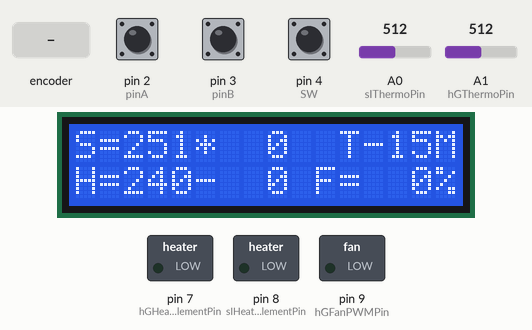
This program was run on a simulated Arduino Nano, built with avr-gcc and run on an emulated ATmega328P. Shown: 16×2 character LCD, switched loads named in the program (green lamp = pin HIGH). The test bench sets the inputs (shaded band); at power-on: pin 4 (SW) HIGH, A0 (sIThermoPin) = 512, A1 (hGThermoPin) = 512, pin 2 (pinA) HIGH, pin 3 (pinB) HIGH. What the program prints to the serial monitor is not drawn.

Above: at 1.2 s.
1.3 s: pin 4 (SW) pulled LOW for 0.15 s
At 2.5 s:
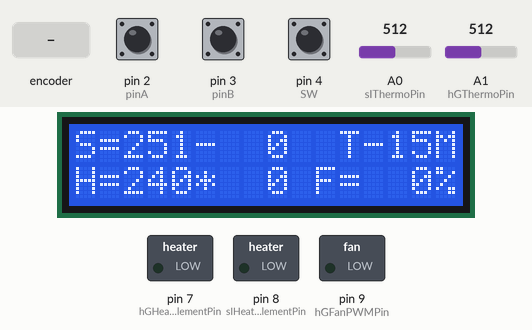
3.3 s: pin 4 (SW) pulled LOW for 1 s
At 4.5 s:
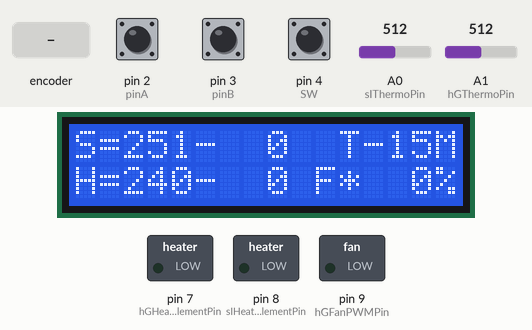
5.8 s: rotary encoder on pin 2 (pinA) / pin 3 (pinB) turned 3 steps (first pin leading)
At 7.0 s:
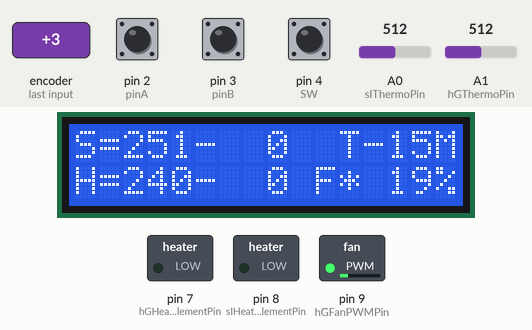
7.9 s: rotary encoder on pin 2 (pinA) / pin 3 (pinB) turned 1 step (first pin leading)
At 8.8 s:
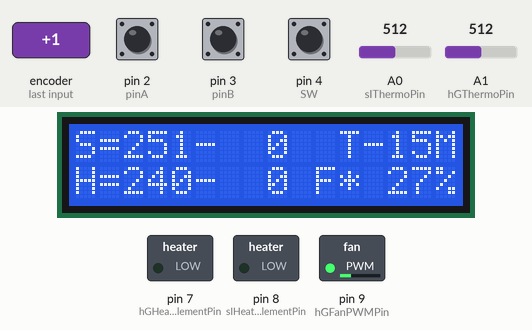
9.9 s: A0 (sIThermoPin) set to 306
At 11.9 s:
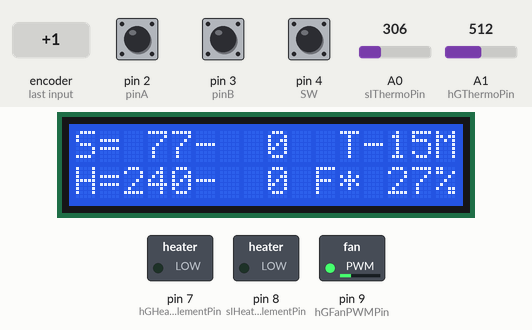
12.2 s: A1 (hGThermoPin) set to 306
At 14.0 s:
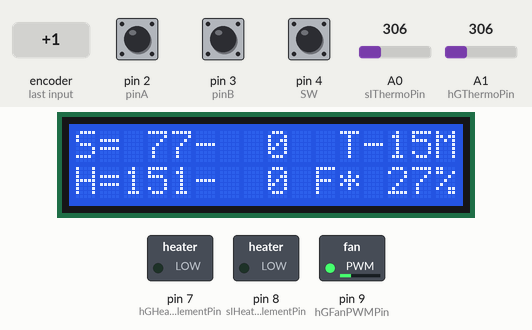
Timing chart, 0 to 15.5 s (numbered marks = the images above; inputs shaded):
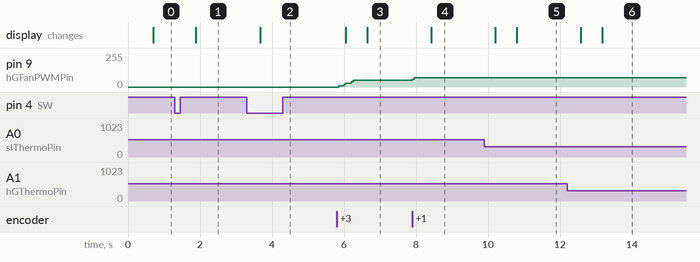

The program:

main.cpp
```cpp
// include the library code:
#include <Arduino.h>
#include <Wire.h>
#include <LiquidCrystal_I2C.h>
#include <SimpleKalmanFilter.h>
#include <EEPROM.h>

#define MAX_CONTDOWN_MINUTES            15
#define HEATGUN_TEMP_FAN_SHUTDOWN       60
#define MIN_HOT_HG_FAN_SPEED            50
#define MAX_SAFE_HOT_HG_TEMPERATURE_C   500
#define MAX_SAFE_SI_TEMPERATURE_C       500

const int PRESET_1_ADDRESS = 0X00;
const int PRESET_2_ADDRESS = 0X06;
const int PRESET_3_ADDRESS = 0X0C;

int preset_1 [3];
int preset_2 [3];
int preset_3 [3];
/*
 The circuit:
 * LCD RS pin to digital pin D12
 * LCD Enable pin to digital pin D11
 * LCD D4 pin to digital pin A5
 * LCD D5 pin to digital pin A4
 * LCD D6 pin to digital pin A3
 * LCD D7 pin to digital pin A2
 * LCD R/W pin to ground
 * LCD VSS pin to ground
 * LCD VCC pin to 5V
 * 10K potentiometer:  ends to +5V and ground and wiper to LCD VO pin (pin 3)
 */
 // initialize the library with the numbers of the interface pins
//LiquidCrystal lcd(12, 11, A5, A4, A3, A2);
LiquidCrystal_I2C lcd(0x3f,16,2);


void ISR_2();
void processDisplay(int sI_out, int hG_out);
int processTimer();
int safeHeatGunFan(int heatGunTmp, int fanSetpoint);
void alarmSound(void);

const int buzzer = 11; //buzzer to arduino pin 11

//Encoder's pins
int pinA = 2;  // Connected to D3  (Rotation)
int pinB = 3;  // Connected to D4 (Rotation)
int SW = 4; // Connected to D5 (Pressing)

const int sIThermoPin = A0;  // the analog input pin for reading an amplified voltage of the soldering iron's thermocouple
const int hGThermoPin = A1;  // the analog input pin for reading an amplified voltage of the heat gun's thermocouple
const int sIHeatingElementPin = 8; // the output pin for controlling the soldering iron's heating element
const int hGFanPWMPin = 9;  // the output pin for controlling the heat gun's fan
const int hGHeatingElementPin = 7;  // the output pin for controlling the heat gun's heating element

int sIEncoderPosCount = 0;
int prevSolderIronEncoderPos = 0;
int hGEncoderPosCount = 0;

int fanEncoderPosCount = 0;
int fan_pwm_value = 0 ;

int buttonLast=HIGH;
int buttonMenuPos=0;

int pinALast;
// int aVal;
boolean bCW;

int sIRawValue = 0;
int sIThermo = 0;
int outputValue = 0;

int hGThermo = 0;

// New Encoder variables
int counter = 0;
bool clk_State;
bool Last_State;
int last_counter = 0;
bool dt_State;
int pushed = HIGH;


const int P_coef = 4;
const int displayRedrawCount = 1000;

// Countdown timer related
unsigned long prevMillis;
int current_countdown = MAX_CONTDOWN_MINUTES * 60;


int cyclesCount = 0;
SimpleKalmanFilter kf = SimpleKalmanFilter(30, 30, 0.01);
SimpleKalmanFilter kf_HG = SimpleKalmanFilter(50, 50, 0.01);

 void setup() {
   pinMode (pinA,INPUT_PULLUP);
   pinMode (pinB,INPUT_PULLUP);
   pinMode (SW,INPUT_PULLUP);
   attachInterrupt(digitalPinToInterrupt(pinA), ISR_2, CHANGE);
   pinMode (hGHeatingElementPin,OUTPUT);
   pinMode (sIHeatingElementPin,OUTPUT);
   /* Read Pin A
   Whatever state it's in will reflect the last position
   */
   pinALast = digitalRead(pinA);
   Serial.begin (115200);
   prevMillis = millis();

  // set up the LCD's number of columns and rows:
  lcd.init();
  lcd.backlight();

  // Read presets values from the EEPROM
  // readPresets();
 }

 void loop() {

   // 2 step calib:
   // 1) {Xi set temperature, Yi temperature measured by an external device} :   linear fit  {80,48},{100,62},{160,92},{200,123},{300,197}
   // this gives us  0.672409 * x-8.56477,   [1]
   // 2) {Xi set temperature, Yi temperature measured by an external device} :  linear fit  {100,136},{150,205},{200,268},{222,300}
   // this gives us 1.33191 * x + 3.48942,  [2]
   // Let's substitute [1] into [2]:  3.48942 + 1.33191 * (0.672409 * x-8.56477)  and then let's simplify => finally we have (0.895588 * x -7.91808) , [3]
   sIThermo = analogRead(sIThermoPin); // Reads the value from the specified analog pin, ADC will map input voltages between 0V and 5V  into integer values between 0 and 1023
   sIRawValue = sIThermo;
   sIThermo = kf.updateEstimate(sIThermo);

  // {Xi set temperature, Yi temperature measured by an external device}:  linear fit {40,52},{80,95},{100,125},{160,195}
  //  sIThermo = (int) (0.833333 *sIThermo - 152); // use [3]  // linear fit {{216, 28}, {402, 183}}
  sIThermo = (int) (0.848223 *sIThermo - 181.806); // use [3]  // linear fit {224,21},{280,50},{320,70},{400,170}


   hGThermo = analogRead(hGThermoPin); // Reads the value from the specified analog pin, ADC will map input voltages between 0V and 5V  into integer values between 0 and 1023
   hGThermo = kf_HG.updateEstimate(hGThermo);
   hGThermo = (int)(0.434286 *hGThermo + 18.4286);  // R1:1K,  R2:100K  Gain: 101x

   int setPointDiff;  // Used for the 3 differents setPoints

   //thermostats are implemented by using an on-off controller
   //thermostat 1
   setPointDiff = sIEncoderPosCount - sIThermo;
   setPointDiff = setPointDiff > 0 ? setPointDiff : 0;

   int sI_out;

   // Security cutoff (in case of thermal runnaway)
  if(sIThermo >= MAX_SAFE_SI_TEMPERATURE_C  || (sIThermo < 0 && sIEncoderPosCount == 0)) {
    digitalWrite(sIHeatingElementPin,LOW);
    alarmSound();
  } else {
   if (setPointDiff && (sIEncoderPosCount > 0))
     sI_out = HIGH;
   else
     sI_out = LOW;

   digitalWrite(sIHeatingElementPin,sI_out);
  }
   //thermostat 2
   setPointDiff = hGEncoderPosCount - hGThermo;
   setPointDiff = setPointDiff > 0 ? setPointDiff : 0;

  int hG_out;
   // Security cutoff (in case of thermal runnaway)
  if(hGThermo >= MAX_SAFE_HOT_HG_TEMPERATURE_C || (hGThermo < 0 && hGEncoderPosCount == 0)) {
    digitalWrite(hGHeatingElementPin,LOW);
    alarmSound();
  } else {
    if (setPointDiff && (hGEncoderPosCount > 0))
      hG_out = HIGH;
    else
      hG_out = LOW;

    digitalWrite(hGHeatingElementPin,hG_out);
  }

   //setting fan speed
  //  setPointDiff = fanEncoderPosCount;
   fanEncoderPosCount = fanEncoderPosCount > 0 ? fanEncoderPosCount : 0;
   fanEncoderPosCount = fanEncoderPosCount < 255 ? fanEncoderPosCount : 255;

   // Make sure the fan is on if the heatgun is hot.
  //  analogWrite(hGFanPWMPin,fanEncoderPosCount);
  fan_pwm_value = safeHeatGunFan(hGThermo, fanEncoderPosCount);
  analogWrite(hGFanPWMPin,fan_pwm_value);

/*************************************************************************************************
 * Handle the rotary encoder settings button using interrupt service routine (ISR_2 bellow)
 *
 */
   int buttonStatus = digitalRead(SW);
   if ( buttonStatus == LOW && buttonStatus != buttonLast )
   {
    Serial.println ("Pushbutton");
    buttonMenuPos = buttonMenuPos == 2 ? 0 : buttonMenuPos+1 ;
   }

   if(sIEncoderPosCount) {

      if(prevSolderIronEncoderPos == sIEncoderPosCount) {
        if (!processTimer()) {
          // If timeout expired, set the setpoint to zero (turn off the soldering Iron)
          sIEncoderPosCount = 0;
        }
      } else {
        // Reset Timer
        current_countdown = MAX_CONTDOWN_MINUTES * 60;
      }

     prevSolderIronEncoderPos = sIEncoderPosCount;

   } else {
     noTone(buzzer);     // Stop timeout alarm when the user touches the settings button ...
   }
   /***************************************************************************************************/

   // Update the display
   processDisplay(sI_out, hG_out);

  buttonLast = buttonStatus ;

  // pinALast = aVal;
 }

/***
 * Interrupt service routine to listen/watch the rotary encoder operations by the user
 *
 */
void ISR_2() {
    clk_State = digitalRead(pinA); //pin 2 state, clock pin?
    dt_State =  digitalRead(pinB); //pin 3 state, DT pin?

  if (clk_State != Last_State){
     // If the data state is different to the clock state, that means the encoder is rotating clockwise
     if (dt_State != clk_State) {
       //counter ++;
        switch(buttonMenuPos)
         {
          case 0:
           sIEncoderPosCount += 10;
           break;
          case 1:
           hGEncoderPosCount += 10;
           break;
          case 2:
           fanEncoderPosCount += 10;
           break;
         }
     }
     else {
       switch(buttonMenuPos)
         {
          case 0:
           sIEncoderPosCount -= 10;
           sIEncoderPosCount = sIEncoderPosCount > 0 ? sIEncoderPosCount : 0;
           break;
          case 1:
           hGEncoderPosCount -= 10;
           hGEncoderPosCount = hGEncoderPosCount > 0 ? hGEncoderPosCount : 0;
           break;
          case 2:
           fanEncoderPosCount -= 10;
           fanEncoderPosCount = fanEncoderPosCount > 0 ? fanEncoderPosCount : 0;
           break;
         }
     }
   }
   Last_State = clk_State; // Updates the previous state of the data with the current state
}


void processDisplay(int sI_out, int hG_out) {
  char str[16];
  char sISeparator = '-';
  char hGSeparator = '-';
  char fanSeparator = '=';
  char timeUnit = 'M';
  int  time;

  //refresh display and serial output
  if (cyclesCount++ % displayRedrawCount == 0) {  // skips some cycles, otherwise output processing will block input processing

        Serial.print("sIenc = ");
        Serial.print(sIEncoderPosCount);
        Serial.print(" sIThermo = ");
        Serial.print(sIThermo);
        Serial.print(" sI_out = ");
        Serial.print(sI_out);
        Serial.print(" hG_out = ");
        Serial.print(hG_out);
        Serial.print(" hGenc = ");
        Serial.print(hGEncoderPosCount);
        Serial.print(" hGThermo = ");
        Serial.print(hGThermo);
        Serial.print(" fanEnc = ");
        Serial.print(fanEncoderPosCount);
        Serial.print(" hgFan = ");
        Serial.print(fan_pwm_value);
        Serial.print(" buttonMenuPos = ");
        Serial.println(buttonMenuPos);

        switch (buttonMenuPos)
        {
          case 0:
          sISeparator = '*'; break;
          case 1:
          hGSeparator = '*'; break;
          case 2:
          fanSeparator = '*'; break;
        }

        if(current_countdown >= 60) {
            timeUnit = 'M';  // Minutes
            time = current_countdown / 60;
        } else {
            timeUnit = 'S'; // Sec.
            time = current_countdown;
        }

        sprintf(str, "S=%3d%c%3d  T-%2d%c",sIThermo,sISeparator,sIEncoderPosCount, time, timeUnit);
        lcd.setCursor(0, 0);
        lcd.print(str);
        sprintf(str, "H=%3d%c%3d F%c%3d%%",hGThermo,hGSeparator,hGEncoderPosCount,fanSeparator,fanEncoderPosCount*100/255);
        // sprintf(str, "H=%3d%c%3d F%c%3d%%",sIRawValue,hGSeparator,hGEncoderPosCount,fanSeparator,fan_pwm_value*100/255); //DEBUG

        lcd.setCursor(0, 1);
        lcd.print(str);
  }
}


/**
 * Handle the timout timer to power off the heating elements if left idle for MAX_CONTDOWN_MINUTES
 *
 */
int processTimer() {

    //  if one second has passed
    if(millis() - prevMillis >= 1000){
        current_countdown --;
        prevMillis += 1000;

      if(current_countdown <= 30){
          //beep
          Serial.println("Beep!");
            tone(buzzer, 1000); // Send 1KHz sound signal...
            delay(250);        // ...for 1 sec
            noTone(buzzer);     // Stop sound...
      } else {
        noTone(buzzer);     // Stop sound...
      }

    current_countdown = current_countdown > 0 ? current_countdown : 0;
  }
  return current_countdown;

}

/**
 * Used to check if it is safe to shutdown the heatgun fan
 * Force the fan to saty ON if the heatgun is still too hot
 * to prevent damages
 */
int safeHeatGunFan(int heatGunTmp, int fanSetpoint) {

/** WARNING DISABLED FOR DEBUG ONLY
  if(heatGunTmp >= HEATGUN_TEMP_FAN_SHUTDOWN) {
    return MIN_HOT_HG_FAN_SPEED;
  } else {
    return fanSetpoint;
  }
*/
return fanSetpoint;

}

/**
 * Read the Presets values for the 3 buttons from the EEPROM non volatile memory
 * Each button as 3 values for SolderingIron, HeatGun, and Fan blower
 *
 */
void readPresets(void) {
  EEPROM.get( PRESET_1_ADDRESS, preset_1 );
  EEPROM.get( PRESET_2_ADDRESS, preset_2 );
  EEPROM.get( PRESET_3_ADDRESS, preset_3 );
}


/**
 * Save/Update the Presets values for the 3 buttons to the EEPROM non volatile memory
 * Each button as 3 values for SolderingIron, HeatGun, and Fan blower
 *
 */
void savePresets(void) {
  EEPROM.put( PRESET_1_ADDRESS, preset_1 );
  EEPROM.put( PRESET_2_ADDRESS, preset_2 );
  EEPROM.put( PRESET_3_ADDRESS, preset_3 );
}

void alarmSound(void) {

    return;

     // Sounds the buzzer at the frequency relative to the note C in Hz
    tone(buzzer,261);
    // Waits some time to turn off
    delay(200);
    //Turns the buzzer off
    noTone(buzzer);
    // Sounds the buzzer at the frequency relative to the note D in Hz
    tone(buzzer,293);
    delay(200);
    noTone(buzzer);
    // Sounds the buzzer at the frequency relative to the note E in Hz
    tone(buzzer,329);
    delay(200);
    noTone(buzzer);
    // Sounds the buzzer at the frequency relative to the note F in Hz
    tone(buzzer,349);
    delay(200);
    noTone(buzzer);
    // Sounds the buzzer at the frequency relative to the note G in Hz
    tone(buzzer,392);
    delay(200);
    noTone(buzzer);
}
```

Measured:
- after the input at 1.3 s, the display: changes after 0.59 s (image 1)
- after the input at 3.3 s, the display: changes after 0.37 s (image 2)
- after the input at 5.8 s, pin 9 (hGFanPWMPin): 0/255 → 10/255 after 0.05 s, → 30/255 0.15 s later, → 50/255 0.20 s later; the display: first changes after 0.25 s (image 3 shows a later state)
- after the input at 7.9 s, pin 9 (hGFanPWMPin): 50/255 → 70/255 at once; the display: changes after 0.52 s (image 4)
- after the input at 9.9 s, the display: first changes after 0.30 s (image 5 shows a later state)
- after the input at 12.2 s, the display: first changes after 0.37 s (image 6 shows a later state)
